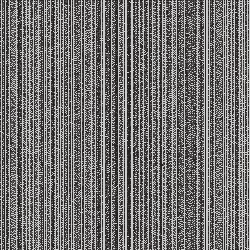
Frame 1 (no input)
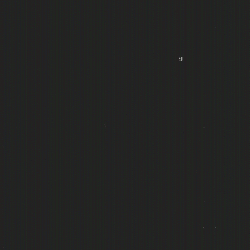
Frame 60 (the mouse pressed at the canvas centre just before this capture)
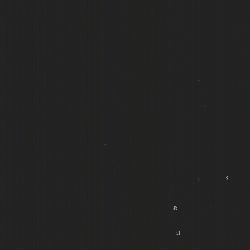
Frame 120 (the mouse held since frame 60 and released just before this capture)

The Processing sketch that drew these frames (run headless with seeded random() and noise(); from frame 60 on, the mouse is pressed at the canvas centre):

// Processing sketch: processing_38151
// ── processing_38151.pde

void setup(){
  
size(250,250);
frameRate(2000);

}

void draw(){
  //creates the white squares randomly between 0 and 100 in both x and y directions
  stroke(155);

  //creates white rectangles that are randomly spawned within the boundaries given
  for(float a=random(0,width); a<=width; a+=100){
    for(float b=random(0,height); b<=height; b+=100){
      fill(155);
  rectMode(CENTER);
  rect(a,b,random(1,4),random(1,4));

//creates the "fuzz" in the back
stroke(random(30,40),random(30,40),random(30,40));

for(int x=0; x<=width; x+=random(4)){
  for (int y=0; y<=height; y+=random(3)){
    point(x,y);
   
}}}}}
 
